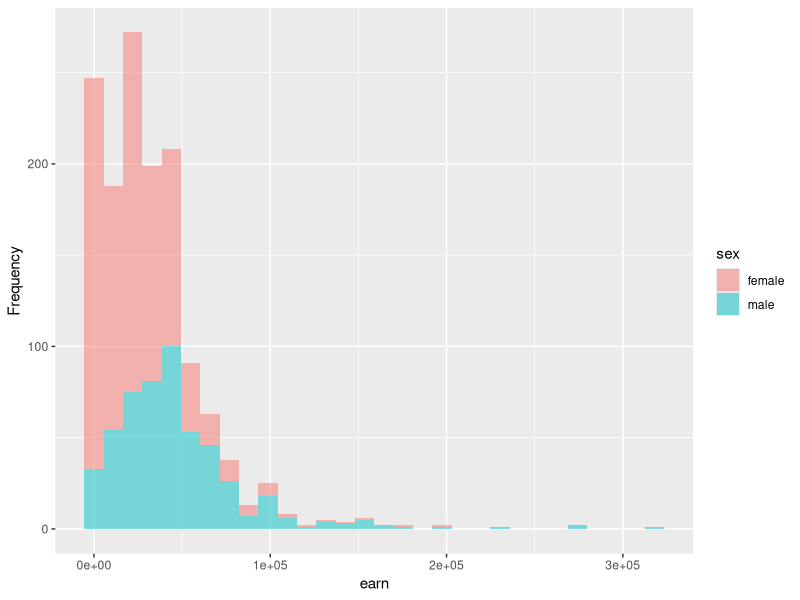
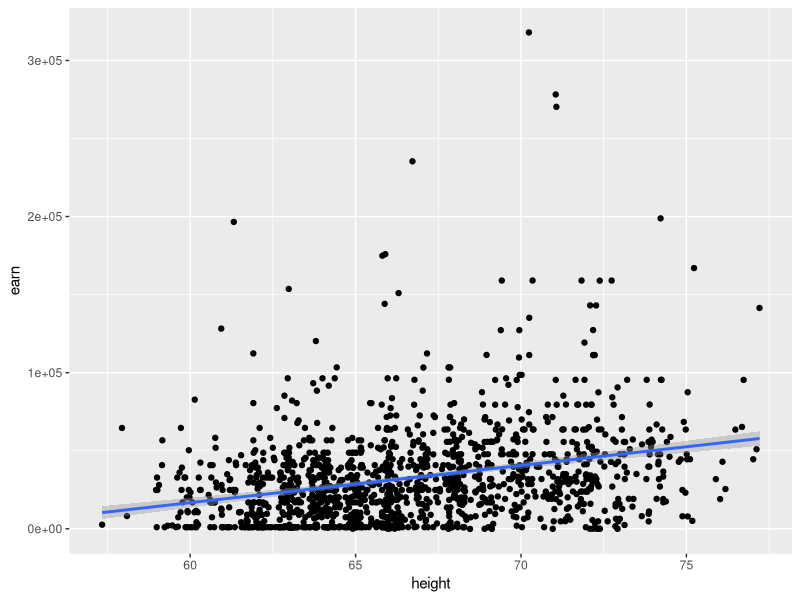

Here is the R script that generated these plots, in order: (Note: this script raises an error after producing the figures.)
## ---- chunk 1
library(tidyverse)
wages <- read_csv("./demo_data/wages.csv")

wages %>%
  head()
## ---- chunk 2
wages %>% glimpse()
## ---- chunk 3
# 如何检查数据是否有缺失值？
wages %>%
  summarise(
    earn_na   = sum(is.na(earn)),
    height_na = sum(is.na(height)),
    sex_na    = sum(is.na(sex)),
    race_na   = sum(is.na(race)),
    edu_na    = sum(is.na(edu)),
    age_na    = sum(is.na(age))
  )
## ---- chunk 4
wages %>%
  summarise(
    across(everything(), ~ sum(is.na(.x)))
  ) %>% 
  pivot_longer(
    cols = everything()
  )
## ---- chunk 5
wages %>% count(sex)
## ---- chunk 6
wages %>% count(race)
## ---- chunk 7
wages %>%
  group_by(sex) %>%
  summarise(
    n = n(),
    across(c(height, earn), mean)
  )
## ---- chunk 8
wages %>%
  ggplot(aes(x = earn, fill = sex)) + 
  geom_histogram(alpha = 0.5) + 
  labs(x = "earn", y = "Frequency" ) 
## ---- chunk 9
wages %>%
  ggplot(aes(x = height, y = earn)) +
  geom_point() +
  geom_smooth(method = "lm")
## ---- chunk 10
knitr::include_graphics("images/best_fit.png")
## ---- chunk 11
mod1 <- lm(
  formula = earn ~ 1 + height,
  data = wages
)
## ---- chunk 12
print(mod1)
## ---- chunk 13
summary(mod1)
## ---- chunk 14
knitr::include_graphics("images/lm_summary.png")
## ---- chunk 15
resid(mod1) %>% 
  quantile()
## ---- chunk 16
coef(mod1)
## ---- chunk 17
confint(mod1, level = 0.95)
## ---- chunk 18
knitr::include_graphics(path = "images/jhudsl/standard_error.png")
## ---- chunk 19
summary(mod1)$r.squared
summary(mod1)$adj.r.squared
## ---- chunk 20
summary(mod1)$sigma
## ---- chunk 21
wages %>%
  ggplot(aes(x = height, y = earn)) +
  geom_point(alpha = 0.25) +
  geom_smooth(method = "lm", se = FALSE)
